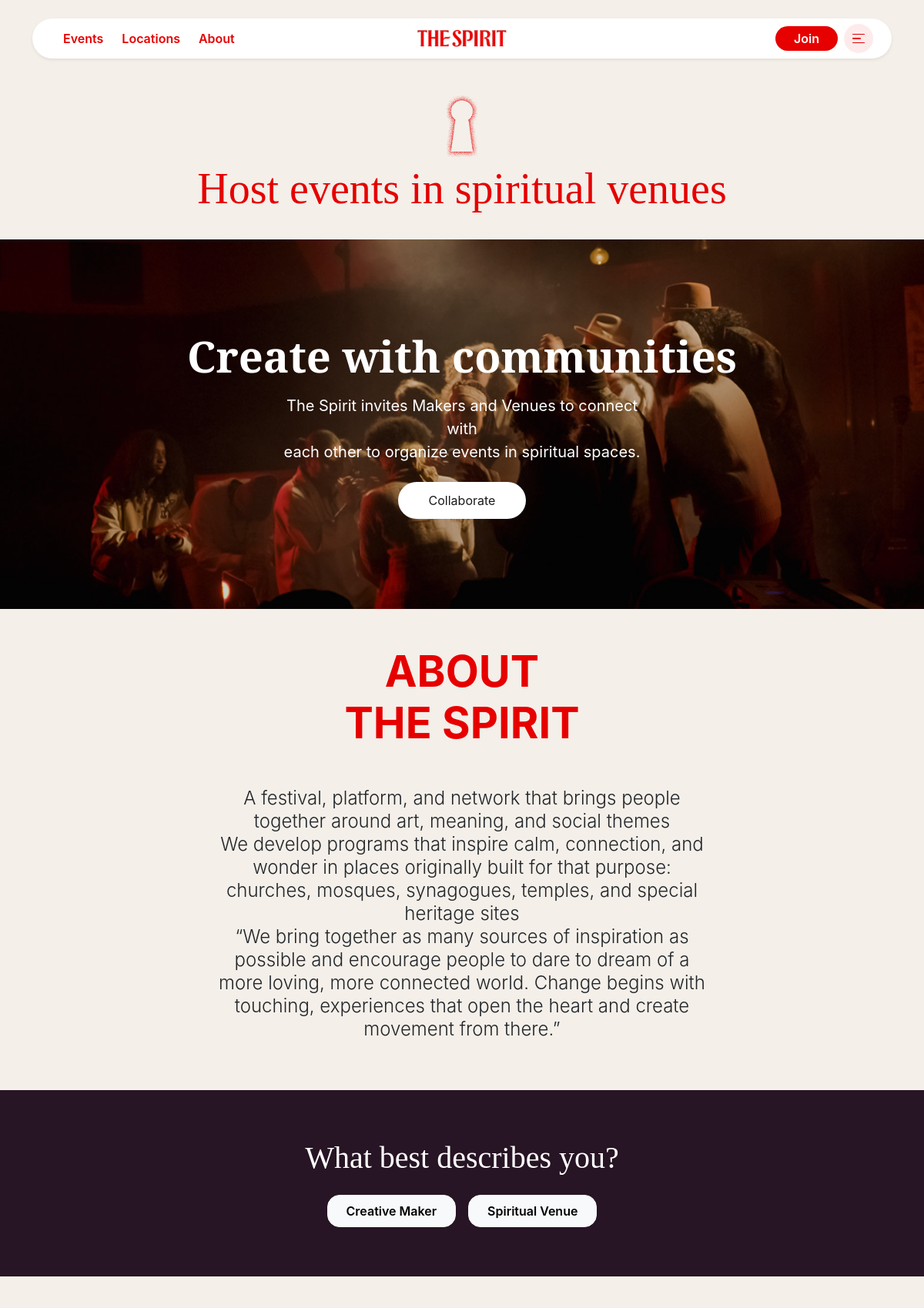
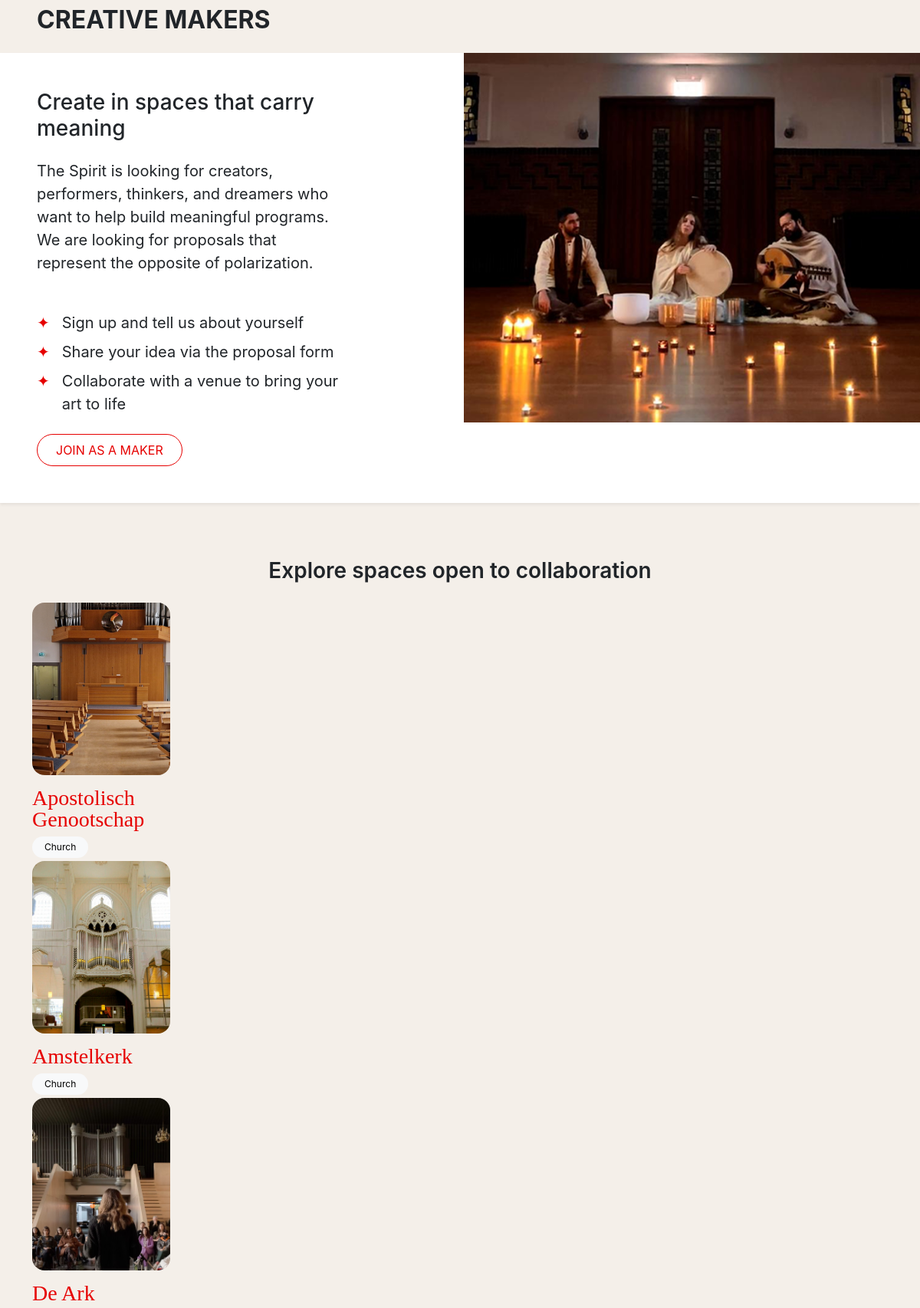
The page / (upper part) on the database its author committed (2 pictures, top to bottom).
### tables this page shows
CREATE TABLE "VENUES" (
	"venue_id"	INTEGER,
	"user_id"	INTEGER NOT NULL,
	"name"	TEXT NOT NULL,
	"venue_type"	TEXT NOT NULL,
	"description"	TEXT NOT NULL,
	"phone"	TEXT,
	"website_url"	TEXT,
	"instagram_url"	TEXT,
	"facebook_url"	TEXT,
	"street_address"	TEXT,
	"postal_code"	TEXT,
	"city"	TEXT,
	"programming_tags"	TEXT,
	"restrictions"	TEXT,
	"capacity"	TEXT,
	"accessibility_features"	TEXT,
	"price"	REAL,
	"cover_image"	TEXT,
	"images"	TEXT,
	"is_published"	INTEGER DEFAULT 0,
	"maker_message"	TEXT, latitude REAL, longitude REAL,
	PRIMARY KEY("venue_id"),
	FOREIGN KEY("user_id") REFERENCES "USERS"("user_id")
);

### routes.py (the view)
    @app.route("/")
    def home():
        venues = [dict(venue) for venue in get_all_venues()[:6]]
        events = [dict(event) for event in get_all_events()[:6]]
        return render_template(
            "index.html",
            venues=venues,
            events=events
        )

### database/database.py (called while the page is built)
def get_db_connection():
    connection = sqlite3.connect("database/spirit-db.db")
    connection.row_factory = sqlite3.Row
    return connection

### database/queries.py (called while the page is built)
def get_all_venues():
    connection = get_db_connection()
    cursor = connection.cursor()
    cursor.execute(
        """
        SELECT *
        FROM venues
        WHERE is_published = 1
        """
    )
    venues = cursor.fetchall()
    connection.close()
    return venues

def get_all_events():
    connection = get_db_connection()
    cursor = connection.cursor()
    cursor.execute(
        """
        SELECT *
        FROM events
        """
    )
    events = cursor.fetchall()
    connection.close()
    return events

### templates/index.html (shortened to what this page needs)
{% extends "base.html" %}
{% block extra_css %}
<link
  rel="stylesheet"
  href="{{ url_for('static', filename='css/home.css') }}"
/>
{% endblock %}
{% block content %}
{% include "sections/home/hero.html" %}
{% include "sections/home/about.html" %}
{% include "sections/home/user-selector.html" %}
{% include "sections/home/makers.html" %}
{% include "sections/home/featured-venues.html" %}
{% endblock %}

### templates/components/venue-card.html
  <a
    href="{{ url_for('venue', venue_id=venue.venue_id) }}"
    class="text-decoration-none d-block"
  >
    <div class="spirit-venue-card">
      <img
        src="{{ url_for('static', filename=venue.cover_image) }}"
        alt="{{ venue.name }}"
        class="img-fluid w-100 spirit-venue-image mb-3"
      />
      <h3 class="fs-3 fw-normal spirit-text-red lh-1 mb-2 spirit-hero-subtitle">
        {{ venue.name }}
      </h3>
      <span class="badge rounded-pill text-bg-light fw-normal px-3 py-2">
        {{ venue.venue_type }}
      </span>
    </div>
  </a>

### static/css/base.css (style rules this page uses)
:root { --spirit-red: #e60000; --spirit-dark: #271424; --spirit-bg: #f4efe9; }
body { background: var(--spirit-bg); font-family: "Inter", sans-serif; }
.spirit-footer-heading, .spirit-title-page, .spirit-hero-subtitle, .spirit-user-selector-title { font-family: "Cormorant Garamond", serif; }
.spirit-link, .spirit-dropdown-link, .spirit-text-red { color: var(--spirit-red); }
.spirit-venue-card { width: 180px; }
.spirit-venue-image { width: 100%; aspect-ratio: 4 / 5; object-fit: cover; border-radius: 1rem; }

### rows shown on the page
VENUES: cover_image (picture), name "Apostolisch Genootschap", venue_type "Church"
VENUES: cover_image (picture), name "Amstelkerk", venue_type "Church"
VENUES: cover_image (picture), name "De Ark"
